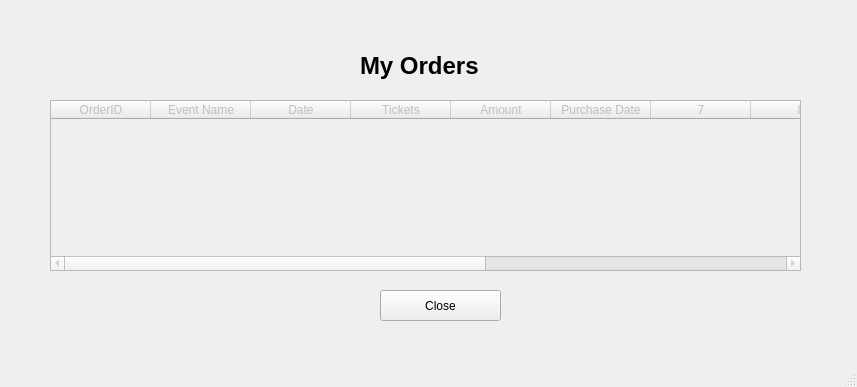
<?xml version="1.0" encoding="UTF-8"?>
<ui version="4.0">
 <class>MainWindow</class>
 <widget class="QMainWindow" name="MainWindow">
  <property name="geometry">
   <rect>
    <x>0</x>
    <y>0</y>
    <width>857</width>
    <height>387</height>
   </rect>
  </property>
  <property name="windowTitle">
   <string>MainWindow</string>
  </property>
  <widget class="QWidget" name="centralwidget">
   <widget class="QLabel" name="label">
    <property name="geometry">
     <rect>
      <x>360</x>
      <y>50</y>
      <width>171</width>
      <height>31</height>
     </rect>
    </property>
    <property name="font">
     <font>
      <pointsize>18</pointsize>
      <weight>75</weight>
      <bold>true</bold>
     </font>
    </property>
    <property name="text">
     <string>My Orders</string>
    </property>
   </widget>
   <widget class="QTableWidget" name="tableWidget">
    <property name="enabled">
     <bool>false</bool>
    </property>
    <property name="geometry">
     <rect>
      <x>50</x>
      <y>100</y>
      <width>751</width>
      <height>171</height>
     </rect>
    </property>
    <property name="columnCount">
     <number>12</number>
    </property>
    <column>
     <property name="text">
      <string>OrderID</string>
     </property>
    </column>
    <column>
     <property name="text">
      <string>Event Name</string>
     </property>
    </column>
    <column>
     <property name="text">
      <string>Date</string>
     </property>
    </column>
    <column>
     <property name="text">
      <string>Tickets</string>
     </property>
    </column>
    <column>
     <property name="text">
      <string>Amount</string>
     </property>
    </column>
    <column>
     <property name="text">
      <string>Purchase Date</string>
     </property>
    </column>
    <column/>
    <column/>
    <column/>
    <column/>
    <column/>
    <column/>
   </widget>
   <widget class="QPushButton" name="pushButton">
    <property name="geometry">
     <rect>
      <x>380</x>
      <y>290</y>
      <width>121</width>
      <height>31</height>
     </rect>
    </property>
    <property name="text">
     <string>Close</string>
    </property>
   </widget>
  </widget>
  <widget class="QMenuBar" name="menubar">
   <property name="geometry">
    <rect>
     <x>0</x>
     <y>0</y>
     <width>857</width>
     <height>26</height>
    </rect>
   </property>
  </widget>
  <widget class="QStatusBar" name="statusbar"/>
 </widget>
 <resources/>
 <connections/>
</ui>
